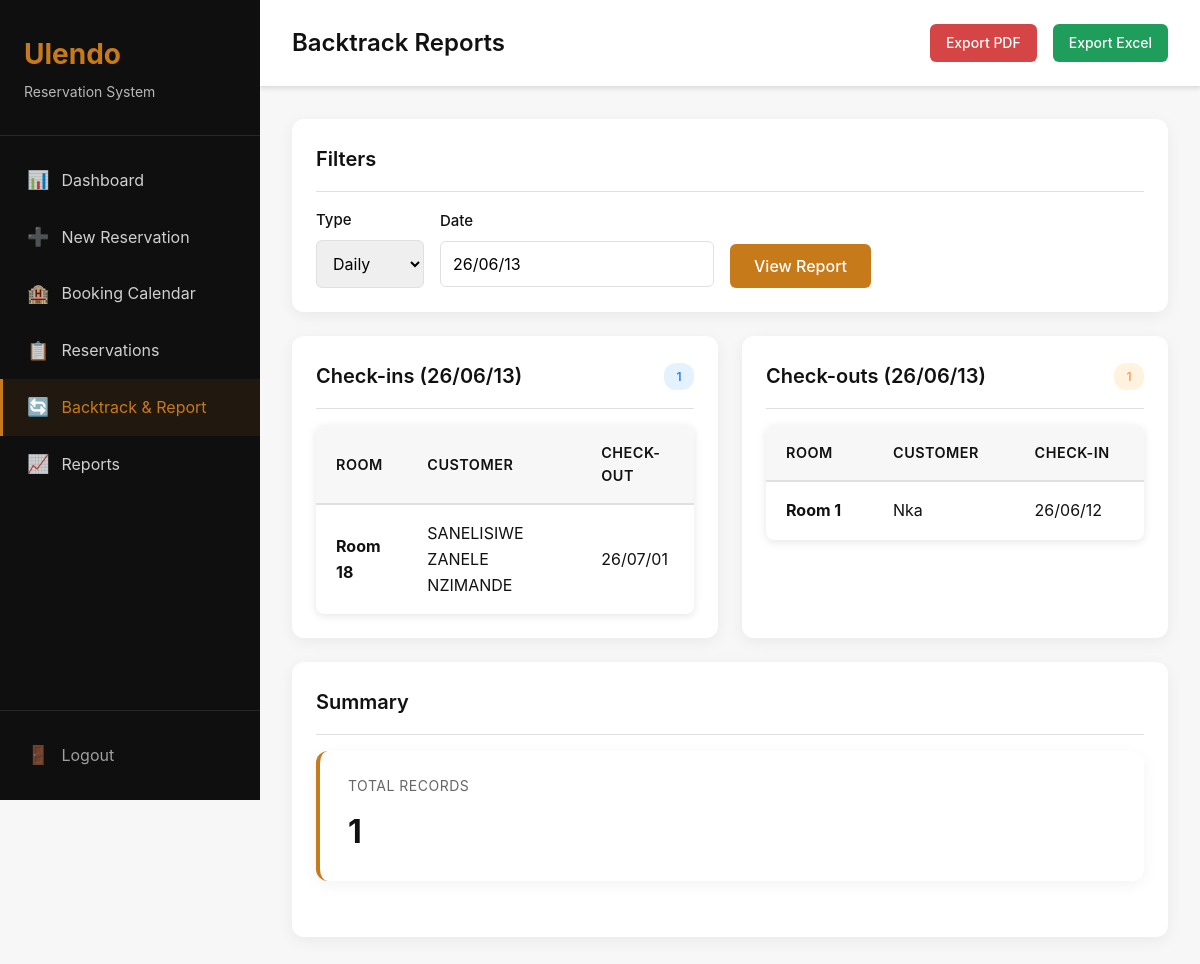
/backtrack/reports/ (signed in), run on an earlier commit of the app's database.
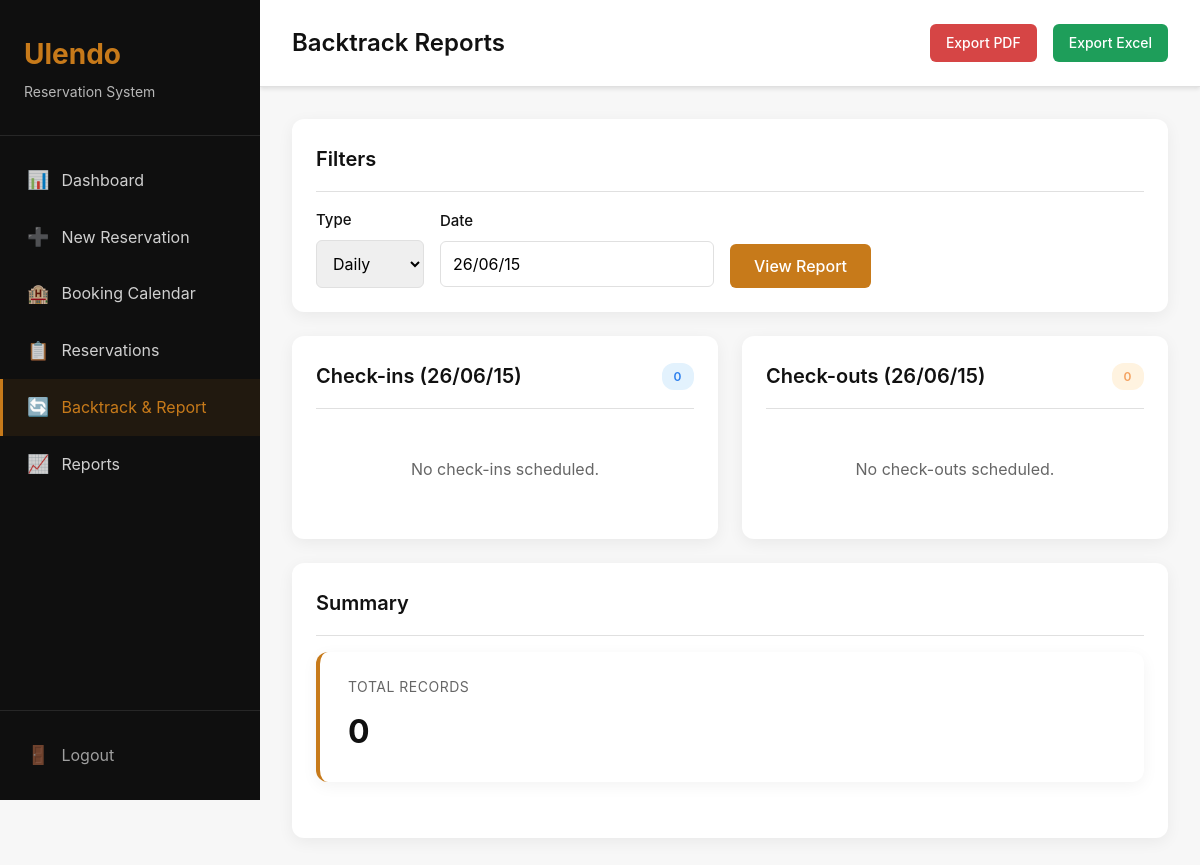
And on a later commit of the database.
### backtrack/models.py (models this page shows, shortened)
class BacktrackReservation(models.Model):
    STATUS_CHOICES = [
        ('confirmed', 'Confirmed'),
        ('cancelled', 'Cancelled'),
    ]
    customer_name = models.CharField(max_length=200)
    voucher_number = models.CharField(max_length=100, blank=True, null=True)
    confirmation_code = models.CharField(max_length=100, blank=True, null=True)
    room_number = models.CharField(max_length=10)
    check_in_date = models.DateField()
    check_out_date = models.DateField()
    status = models.CharField(max_length=20, choices=STATUS_CHOICES, default='confirmed')
    notes = models.TextField(blank=True, null=True)
    created_at = models.DateTimeField(auto_now_add=True)
    updated_at = models.DateTimeField(auto_now=True)
    class Meta:
        ordering = ['-check_in_date']
        verbose_name = 'Backtrack Reservation'
        verbose_name_plural = 'Backtrack Reservations'

### backtrack/views.py (the view, shortened to what this page needs)
# urls.py: path('reports/', views.backtrack_report, name='backtrack_report'),
@login_required
def backtrack_report(request):
    mode = request.GET.get('mode', 'daily')
    latest = BacktrackReservation.objects.order_by('-check_in_date').first()
    default_date = latest.check_in_date if latest else date.today()
    date_str = request.GET.get('date', default_date.strftime('%y/%m/%d'))
    try:
        anchor_date = parse_date_safe(date_str) or default_date
    except ValueError:
        anchor_date = default_date
    if mode == 'weekly':
        start_date = anchor_date - timedelta(days=anchor_date.weekday())
        end_date = start_date + timedelta(days=6)
    else:
        mode = 'daily'
        start_date = end_date = anchor_date
    check_ins = BacktrackReservation.objects.filter(
        check_in_date__gte=start_date,
        check_in_date__lte=end_date,
        status='confirmed'
    ).order_by('room_number')
    check_outs = BacktrackReservation.objects.filter(
        check_out_date__gte=start_date,
        check_out_date__lte=end_date,
        status='confirmed'
    ).order_by('room_number')
    total = BacktrackReservation.objects.filter(
        check_in_date__lt=end_date + timedelta(days=1),
        check_out_date__gt=start_date,
        status='confirmed'
    ).values('room_number').distinct().count()
    if start_date == end_date:
        date_label = start_date.strftime('%y/%m/%d')
    else:
        date_label = f"{start_date.strftime('%y/%m/%d')} – {end_date.strftime('%y/%m/%d')}"
    export_format = request.GET.get('export')
    if export_format == 'pdf':
        return generate_backtrack_pdf_report(date_label, check_ins, check_outs, total, mode)
    elif export_format == 'excel':
        return generate_backtrack_excel_report(date_label, check_ins, check_outs, total, mode)
    context = {
        'mode': mode,
        'anchor_date': anchor_date,
        'start_date': start_date,
        'end_date': end_date,
        'date_label': date_label,
        'check_ins': check_ins,
        'check_outs': check_outs,
        'total': total,
    }
    return render(request, 'backtrack/reports.html', context)

### backtrack/templates/backtrack/reports.html (shortened to what the changed rows need)
{% extends 'base.html' %}
{% block page_title %}Backtrack Reports{% endblock %}
{% block content %}
<div class="card">
    <div class="card-body">
        <form method="get" class="d-flex gap-2 align-center wrap">
            <div class="form-group" style="margin-bottom: 0;">
                <label for="date" class="form-label">Date</label>
                <input type="text" id="date" name="date" value="{{ anchor_date|date:'y/m/d' }}" class="form-control date-picker" placeholder="yyyy/mm/dd">
            </div>
        </form>
    </div>
</div>
<div class="grid grid-2">
    <div class="card">
        <div class="card-header">
            <h3 class="card-title">Check-ins ({{ date_label }})</h3>
            <span class="badge badge-info">{{ check_ins|length }}</span>
        </div>
        <div class="card-body">
            {% if check_ins %}
            <div class="table-container">
                <table>
                    <thead>
                        <tr>
                            <th>Room</th>
                            <th>Customer</th>
                            <th>Check-out</th>
                        </tr>
                    </thead>
                    <tbody>
                        {% for res in check_ins %}
                        <tr>
                            <td><strong>Room {{ res.room_number }}</strong></td>
                            <td>{{ res.customer_name }}</td>
                            <td>{{ res.check_out_date|date:"y/m/d" }}</td>
                        </tr>
                        {% endfor %}
                    </tbody>
                </table>
            </div>
            {% else %}
            <p style="text-align: center; padding: 2rem; color: var(--text-secondary);">No check-ins scheduled.</p>
            {% endif %}
        </div>
    </div>
    <div class="card">
        <div class="card-header">
            <h3 class="card-title">Check-outs ({{ date_label }})</h3>
            <span class="badge badge-warning">{{ check_outs|length }}</span>
        </div>
        <div class="card-body">
            {% if check_outs %}
            <div class="table-container">
                <table>
                    <thead>
                        <tr>
                            <th>Room</th>
                            <th>Customer</th>
                            <th>Check-in</th>
                        </tr>
                    </thead>
                    <tbody>
                        {% for res in check_outs %}
                        <tr>
                            <td><strong>Room {{ res.room_number }}</strong></td>
                            <td>{{ res.customer_name }}</td>
                            <td>{{ res.check_in_date|date:"y/m/d" }}</td>
                        </tr>
                        {% endfor %}
                    </tbody>
                </table>
            </div>
            {% else %}
            <p style="text-align: center; padding: 2rem; color: var(--text-secondary);">No check-outs scheduled.</p>
            {% endif %}
        </div>
    </div>
</div>
<div class="card">
    <div class="card-body">
        <div class="stats-grid">
            <div class="stat-card">
                <div class="stat-label">Total Records</div>
                <div class="stat-value">{{ total }}</div>
            </div>
        </div>
    </div>
</div>
{% endblock %}

What changed in the data, as far as the page shows it:
removed BacktrackReservation: room_number "18", customer_name "SANELISIWE ZANELE NZIMANDE", check_out_date "26/07/01", shown under "Check-ins (26/06/13)"
removed BacktrackReservation: room_number "1", customer_name "Nka", check_in_date "26/06/12", shown under "Check-outs (26/06/13)"
Also different on the page:
form field date: "26/06/13" → "26/06/15"
{{ date_label }}: "26/06/13" → "26/06/15"
{{ check_ins|length }}: "1" → "0"
{{ check_outs|length }}: "1" → "0"
{{ total }}: "1" → "0"
text no longer shown: "ROOM CUSTOMER CHECK-OUT ROOM CUSTOMER CHECK-IN"
text now shown: "No check-ins scheduled. No check-outs scheduled."
